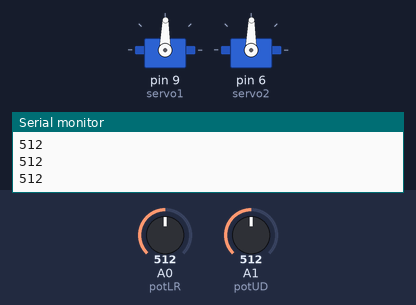
A sketch run on a simulated Arduino Uno, built with avr-gcc and run on an emulated ATmega328P. Shown: 2 × servo, the last lines printed to the serial monitor. The test bench sets the inputs (shaded band); at power-on: A0 (potLR) = 512, A1 (potUD) = 512.

Above: at 1.2 s.
1.3 s: A0 (potLR) set to 716
At 2.5 s:
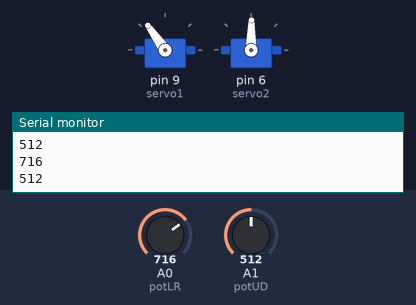
2.8 s: A1 (potUD) set to 716
At 3.9 s:
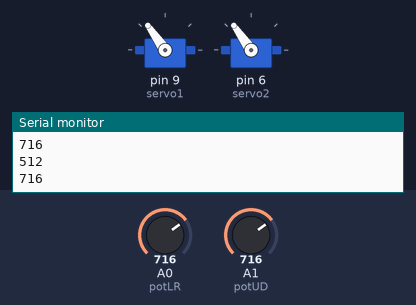
4.3 s: A0 (potLR) set to 900
At 4.9 s:
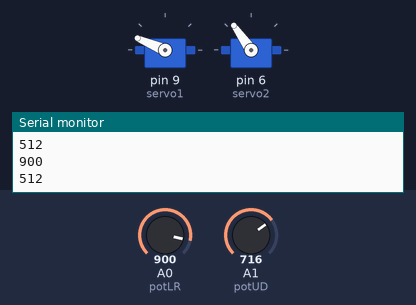
5.8 s: A1 (potUD) set to 900
At 6.3 s:
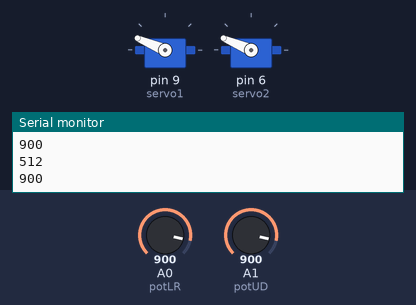
7.3 s: A0 (potLR) set to 1023
At 8.5 s:
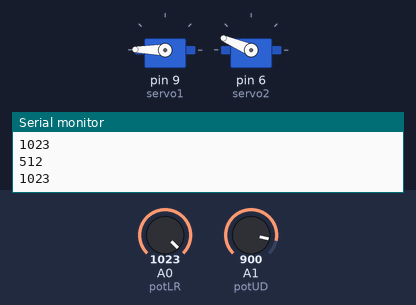
8.8 s: A1 (potUD) set to 1023
At 9.6 s:
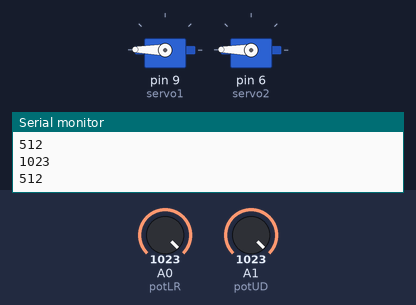
Timing chart, 0 to 11.3 s (numbered marks = the images above; inputs shaded):
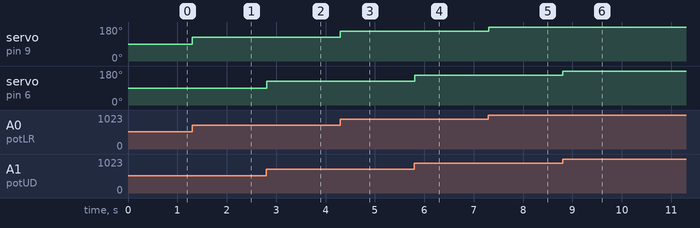

The sketch:

continous_and_180degree_servo_control.ino
```cpp
#include<Servo.h>

Servo servo1;
Servo servo2;

int potLR = A0;
int potLRMid;
int potLRZeroRange = 10;

int potUD = A1;

void setup() {
  // put your setup code here, to run once:
  servo1.attach(9);
  servo2.attach(6);
  potLRMid = analogRead(potLR);
  Serial.begin(9600);
}

void loop() {
  // put your main code here, to run repeatedly:
  Serial.println(analogRead(potLR));
  Serial.println(potLRMid);

 // if(canMove(potLRMid, potLRZeroRange, analogRead(potLR))){

  //  servo1.write(map(analogRead(potLR),0,1023,0,179));
 // }

  servo1.write(map(analogRead(potLR),0,1023,0,179));

  servo2.write(map(analogRead(potUD),0,1023,0,179));
  delay(10);
}

boolean canMove(int mid, int range, int aRead){

  if(abs(aRead-mid) > range){

    return true;
  }else{

    return false;
  }
}
```

Measured:
- after the input at 1.3 s, servo on pin 9 (servo1): 89° → 125° at once
- after the input at 2.8 s, servo on pin 6 (servo2): 89° → 125° at once
- after the input at 4.3 s, servo on pin 9 (servo1): 125° → 157° at once
- after the input at 5.8 s, servo on pin 6 (servo2): 125° → 157° at once
- after the input at 7.3 s, servo on pin 9 (servo1): 157° → 179° at once
- after the input at 8.8 s, servo on pin 6 (servo2): 157° → 179° at once
